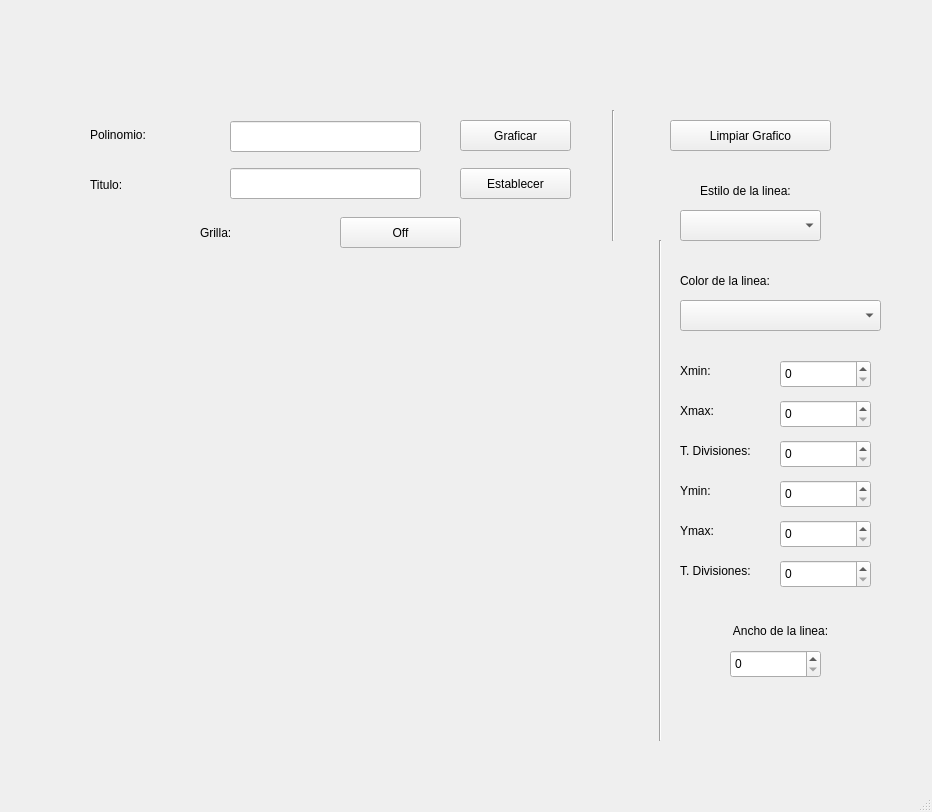
<?xml version="1.0" encoding="UTF-8"?>
<ui version="4.0">
 <class>MainWindow</class>
 <widget class="QMainWindow" name="MainWindow">
  <property name="geometry">
   <rect>
    <x>0</x>
    <y>0</y>
    <width>932</width>
    <height>812</height>
   </rect>
  </property>
  <property name="windowTitle">
   <string>MainWindow</string>
  </property>
  <widget class="QWidget" name="centralwidget">
   <widget class="QLabel" name="lbl_logoUAT">
    <property name="geometry">
     <rect>
      <x>30</x>
      <y>10</y>
      <width>181</width>
      <height>71</height>
     </rect>
    </property>
    <property name="text">
     <string/>
    </property>
    <property name="pixmap">
     <pixmap resource="../../recursos.qrc">:/logo/Imagenes/UAT-Escudo-2024.png</pixmap>
    </property>
    <property name="scaledContents">
     <bool>true</bool>
    </property>
   </widget>
   <widget class="QLabel" name="lbl_logoFIT">
    <property name="geometry">
     <rect>
      <x>690</x>
      <y>20</y>
      <width>211</width>
      <height>61</height>
     </rect>
    </property>
    <property name="text">
     <string/>
    </property>
    <property name="pixmap">
     <pixmap resource="../../recursos.qrc">:/logo/Imagenes/LogoFIT.png</pixmap>
    </property>
    <property name="scaledContents">
     <bool>true</bool>
    </property>
   </widget>
   <widget class="QLabel" name="lbl_logoCT">
    <property name="geometry">
     <rect>
      <x>840</x>
      <y>700</y>
      <width>71</width>
      <height>51</height>
     </rect>
    </property>
    <property name="text">
     <string/>
    </property>
    <property name="pixmap">
     <pixmap resource="../../recursos.qrc">:/logo/Imagenes/logoCT.png</pixmap>
    </property>
    <property name="scaledContents">
     <bool>true</bool>
    </property>
   </widget>
   <widget class="QLineEdit" name="txt_polinomio">
    <property name="geometry">
     <rect>
      <x>230</x>
      <y>121</y>
      <width>191</width>
      <height>31</height>
     </rect>
    </property>
    <property name="styleSheet">
     <string notr="true">font: 9pt &quot;Yu Gothic UI&quot;;</string>
    </property>
    <property name="text">
     <string/>
    </property>
   </widget>
   <widget class="QLabel" name="label">
    <property name="geometry">
     <rect>
      <x>90</x>
      <y>124</y>
      <width>131</width>
      <height>21</height>
     </rect>
    </property>
    <property name="styleSheet">
     <string notr="true">font: 9pt &quot;Yu Gothic UI&quot;;</string>
    </property>
    <property name="text">
     <string>Polinomio:</string>
    </property>
   </widget>
   <widget class="QPushButton" name="btn_establecer">
    <property name="geometry">
     <rect>
      <x>460</x>
      <y>168</y>
      <width>111</width>
      <height>31</height>
     </rect>
    </property>
    <property name="styleSheet">
     <string notr="true">font: 8pt &quot;Yu Gothic UI&quot;;</string>
    </property>
    <property name="text">
     <string>Establecer</string>
    </property>
   </widget>
   <widget class="QWidget" name="verticalLayoutWidget">
    <property name="geometry">
     <rect>
      <x>30</x>
      <y>270</y>
      <width>601</width>
      <height>481</height>
     </rect>
    </property>
    <layout class="QVBoxLayout" name="verticalLayout_2"/>
   </widget>
   <widget class="QPushButton" name="btn_graficar">
    <property name="geometry">
     <rect>
      <x>460</x>
      <y>120</y>
      <width>111</width>
      <height>31</height>
     </rect>
    </property>
    <property name="styleSheet">
     <string notr="true">font: 8pt &quot;Yu Gothic UI&quot;;</string>
    </property>
    <property name="text">
     <string>Graficar</string>
    </property>
   </widget>
   <widget class="QLineEdit" name="txt_titulo">
    <property name="geometry">
     <rect>
      <x>230</x>
      <y>168</y>
      <width>191</width>
      <height>31</height>
     </rect>
    </property>
    <property name="styleSheet">
     <string notr="true">font: 9pt &quot;Yu Gothic UI&quot;;</string>
    </property>
    <property name="text">
     <string/>
    </property>
   </widget>
   <widget class="QLabel" name="label_2">
    <property name="geometry">
     <rect>
      <x>90</x>
      <y>174</y>
      <width>131</width>
      <height>21</height>
     </rect>
    </property>
    <property name="styleSheet">
     <string notr="true">font: 9pt &quot;Yu Gothic UI&quot;;</string>
    </property>
    <property name="text">
     <string>Titulo:</string>
    </property>
   </widget>
   <widget class="QPushButton" name="btn_off">
    <property name="geometry">
     <rect>
      <x>340</x>
      <y>217</y>
      <width>121</width>
      <height>31</height>
     </rect>
    </property>
    <property name="styleSheet">
     <string notr="true">font: 8pt &quot;Yu Gothic UI&quot;;</string>
    </property>
    <property name="text">
     <string>Off</string>
    </property>
   </widget>
   <widget class="QLabel" name="label_3">
    <property name="geometry">
     <rect>
      <x>200</x>
      <y>222</y>
      <width>131</width>
      <height>21</height>
     </rect>
    </property>
    <property name="styleSheet">
     <string notr="true">font: 9pt &quot;Yu Gothic UI&quot;;</string>
    </property>
    <property name="text">
     <string>Grilla:</string>
    </property>
   </widget>
   <widget class="QLabel" name="label_4">
    <property name="geometry">
     <rect>
      <x>680</x>
      <y>270</y>
      <width>131</width>
      <height>21</height>
     </rect>
    </property>
    <property name="styleSheet">
     <string notr="true">font: 9pt &quot;Yu Gothic UI&quot;;</string>
    </property>
    <property name="text">
     <string>Color de la linea:</string>
    </property>
   </widget>
   <widget class="QComboBox" name="cb_color">
    <property name="geometry">
     <rect>
      <x>680</x>
      <y>300</y>
      <width>201</width>
      <height>31</height>
     </rect>
    </property>
    <property name="styleSheet">
     <string notr="true">font: 9pt &quot;Yu Gothic UI&quot;;</string>
    </property>
   </widget>
   <widget class="QPushButton" name="btn_limpiar">
    <property name="geometry">
     <rect>
      <x>670</x>
      <y>120</y>
      <width>161</width>
      <height>31</height>
     </rect>
    </property>
    <property name="styleSheet">
     <string notr="true">font: 8pt &quot;Yu Gothic UI&quot;;</string>
    </property>
    <property name="text">
     <string>Limpiar Grafico</string>
    </property>
   </widget>
   <widget class="QComboBox" name="cb_estilo">
    <property name="geometry">
     <rect>
      <x>680</x>
      <y>210</y>
      <width>141</width>
      <height>31</height>
     </rect>
    </property>
    <property name="styleSheet">
     <string notr="true">font: 9pt &quot;Yu Gothic UI&quot;;</string>
    </property>
   </widget>
   <widget class="QLabel" name="label_5">
    <property name="geometry">
     <rect>
      <x>680</x>
      <y>180</y>
      <width>131</width>
      <height>21</height>
     </rect>
    </property>
    <property name="styleSheet">
     <string notr="true">font: 9pt &quot;Yu Gothic UI&quot;;</string>
    </property>
    <property name="text">
     <string>Estilo de la linea:</string>
    </property>
    <property name="alignment">
     <set>Qt::AlignCenter</set>
    </property>
   </widget>
   <widget class="QSpinBox" name="xmin">
    <property name="geometry">
     <rect>
      <x>780</x>
      <y>360</y>
      <width>91</width>
      <height>28</height>
     </rect>
    </property>
    <property name="styleSheet">
     <string notr="true">font: 9pt &quot;Yu Gothic UI&quot;;</string>
    </property>
   </widget>
   <widget class="QLabel" name="label_6">
    <property name="geometry">
     <rect>
      <x>680</x>
      <y>360</y>
      <width>91</width>
      <height>21</height>
     </rect>
    </property>
    <property name="styleSheet">
     <string notr="true">font: 9pt &quot;Yu Gothic UI&quot;;</string>
    </property>
    <property name="text">
     <string>Xmin:</string>
    </property>
   </widget>
   <widget class="QLabel" name="label_7">
    <property name="geometry">
     <rect>
      <x>680</x>
      <y>400</y>
      <width>91</width>
      <height>21</height>
     </rect>
    </property>
    <property name="styleSheet">
     <string notr="true">font: 9pt &quot;Yu Gothic UI&quot;;</string>
    </property>
    <property name="text">
     <string>Xmax:</string>
    </property>
   </widget>
   <widget class="QSpinBox" name="xmax">
    <property name="geometry">
     <rect>
      <x>780</x>
      <y>400</y>
      <width>91</width>
      <height>28</height>
     </rect>
    </property>
    <property name="styleSheet">
     <string notr="true">font: 9pt &quot;Yu Gothic UI&quot;;</string>
    </property>
   </widget>
   <widget class="QSpinBox" name="divisiones1">
    <property name="geometry">
     <rect>
      <x>780</x>
      <y>440</y>
      <width>91</width>
      <height>28</height>
     </rect>
    </property>
    <property name="styleSheet">
     <string notr="true">font: 9pt &quot;Yu Gothic UI&quot;;</string>
    </property>
   </widget>
   <widget class="QLabel" name="label_8">
    <property name="geometry">
     <rect>
      <x>680</x>
      <y>440</y>
      <width>91</width>
      <height>21</height>
     </rect>
    </property>
    <property name="styleSheet">
     <string notr="true">font: 9pt &quot;Yu Gothic UI&quot;;</string>
    </property>
    <property name="text">
     <string>T. Divisiones:</string>
    </property>
   </widget>
   <widget class="QLabel" name="label_9">
    <property name="geometry">
     <rect>
      <x>680</x>
      <y>480</y>
      <width>91</width>
      <height>21</height>
     </rect>
    </property>
    <property name="styleSheet">
     <string notr="true">font: 9pt &quot;Yu Gothic UI&quot;;</string>
    </property>
    <property name="text">
     <string>Ymin:</string>
    </property>
   </widget>
   <widget class="QSpinBox" name="ymax">
    <property name="geometry">
     <rect>
      <x>780</x>
      <y>520</y>
      <width>91</width>
      <height>28</height>
     </rect>
    </property>
    <property name="styleSheet">
     <string notr="true">font: 9pt &quot;Yu Gothic UI&quot;;</string>
    </property>
   </widget>
   <widget class="QLabel" name="label_10">
    <property name="geometry">
     <rect>
      <x>680</x>
      <y>520</y>
      <width>91</width>
      <height>21</height>
     </rect>
    </property>
    <property name="styleSheet">
     <string notr="true">font: 9pt &quot;Yu Gothic UI&quot;;</string>
    </property>
    <property name="text">
     <string>Ymax:</string>
    </property>
   </widget>
   <widget class="QSpinBox" name="ymin">
    <property name="geometry">
     <rect>
      <x>780</x>
      <y>480</y>
      <width>91</width>
      <height>28</height>
     </rect>
    </property>
    <property name="styleSheet">
     <string notr="true">font: 9pt &quot;Yu Gothic UI&quot;;</string>
    </property>
   </widget>
   <widget class="QLabel" name="label_11">
    <property name="geometry">
     <rect>
      <x>680</x>
      <y>560</y>
      <width>91</width>
      <height>21</height>
     </rect>
    </property>
    <property name="styleSheet">
     <string notr="true">font: 9pt &quot;Yu Gothic UI&quot;;</string>
    </property>
    <property name="text">
     <string>T. Divisiones:</string>
    </property>
   </widget>
   <widget class="QSpinBox" name="divisiones2">
    <property name="geometry">
     <rect>
      <x>780</x>
      <y>560</y>
      <width>91</width>
      <height>28</height>
     </rect>
    </property>
    <property name="styleSheet">
     <string notr="true">font: 9pt &quot;Yu Gothic UI&quot;;</string>
    </property>
   </widget>
   <widget class="QLabel" name="label_12">
    <property name="geometry">
     <rect>
      <x>690</x>
      <y>620</y>
      <width>181</width>
      <height>21</height>
     </rect>
    </property>
    <property name="styleSheet">
     <string notr="true">font: 9pt &quot;Yu Gothic UI&quot;;</string>
    </property>
    <property name="text">
     <string>Ancho de la linea:</string>
    </property>
    <property name="alignment">
     <set>Qt::AlignCenter</set>
    </property>
   </widget>
   <widget class="QSpinBox" name="ancho">
    <property name="geometry">
     <rect>
      <x>730</x>
      <y>650</y>
      <width>91</width>
      <height>28</height>
     </rect>
    </property>
    <property name="styleSheet">
     <string notr="true">font: 9pt &quot;Yu Gothic UI&quot;;</string>
    </property>
   </widget>
   <widget class="Line" name="line">
    <property name="geometry">
     <rect>
      <x>603</x>
      <y>110</y>
      <width>20</width>
      <height>131</height>
     </rect>
    </property>
    <property name="orientation">
     <enum>Qt::Vertical</enum>
    </property>
   </widget>
   <widget class="Line" name="line_2">
    <property name="geometry">
     <rect>
      <x>650</x>
      <y>240</y>
      <width>20</width>
      <height>501</height>
     </rect>
    </property>
    <property name="orientation">
     <enum>Qt::Vertical</enum>
    </property>
   </widget>
  </widget>
  <widget class="QMenuBar" name="menubar">
   <property name="geometry">
    <rect>
     <x>0</x>
     <y>0</y>
     <width>932</width>
     <height>26</height>
    </rect>
   </property>
  </widget>
  <widget class="QStatusBar" name="statusbar"/>
 </widget>
 <resources>
  <include location="../../recursos.qrc"/>
 </resources>
 <connections/>
</ui>
